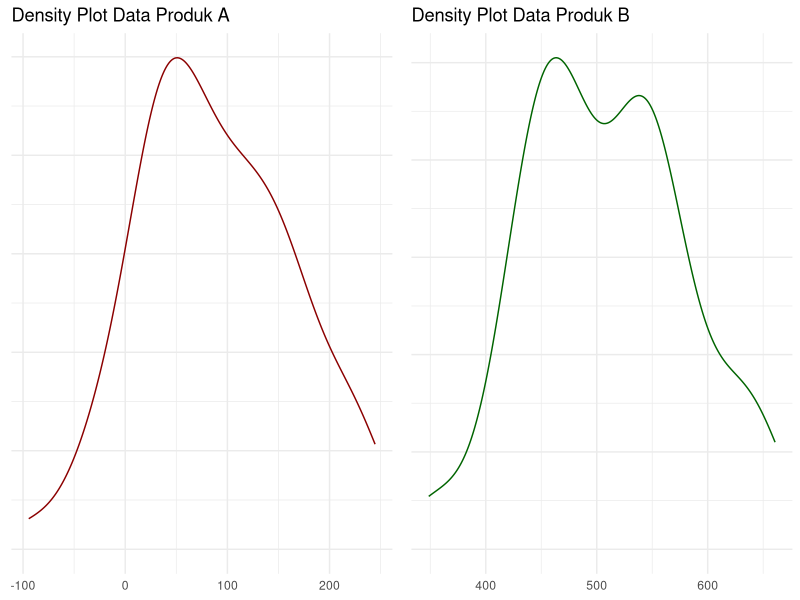
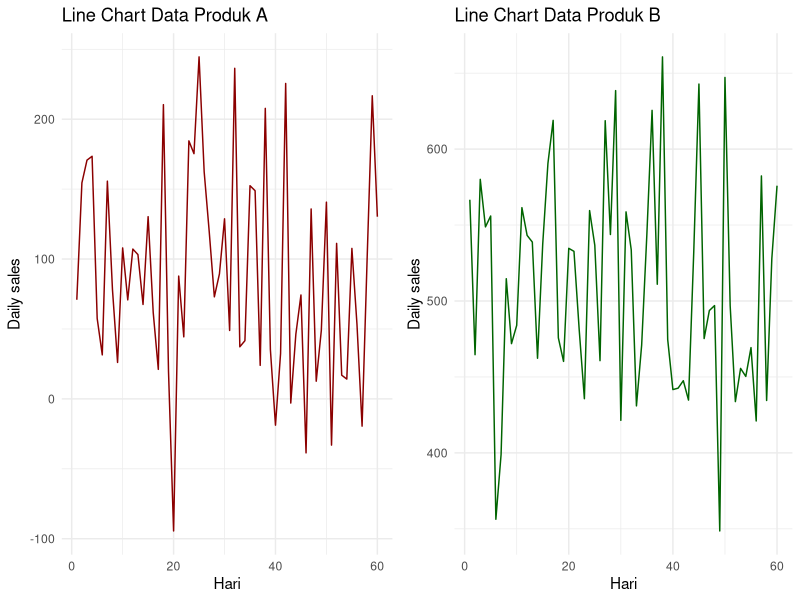

Recreate these plots in R, in order.
## ---- chunk 1
knitr::opts_chunk$set(echo = TRUE)
## ---- chunk 2
rm(list=ls())

library(dplyr)
library(ggplot2)
library(ggpubr)

n = 60
A = rnorm(n,mean = 100,sd = 70)
B = rnorm(n,mean = 500,sd = 70)

df = data.frame(id = 1:n,
                A,B)
plt1 = 
  df %>%
  ggplot(aes(x = A)) +
  geom_density(color = "darkred") +
  labs(title = "Density Plot Data Produk A") +
  theme_minimal() +
  theme(axis.text.y = element_blank(),
        axis.title = element_blank())

plt2 = 
  df %>%
  ggplot(aes(x = B)) +
  geom_density(color = "darkgreen") +
  labs(title = "Density Plot Data Produk B") +
  theme_minimal() +
  theme(axis.text.y = element_blank(),
        axis.title = element_blank())

ggarrange(plt1,plt2,ncol = 2)
## ---- chunk 3
plt3 = 
  df %>% 
  ggplot(aes(x = id,
             y = A)) +
  geom_line(group = 1,color = "darkred") +
  labs(x = "Hari",
       y = "Daily sales",
       title = "Line Chart Data Produk A") +
  theme_minimal()

plt4 = 
  df %>% 
  ggplot(aes(x = id,
             y = B)) +
  geom_line(group = 1,color = "darkgreen") +
  labs(x = "Hari",
       y = "Daily sales",
       title = "Line Chart Data Produk B") +
  theme_minimal()

ggarrange(plt3,plt4,ncol = 2)
